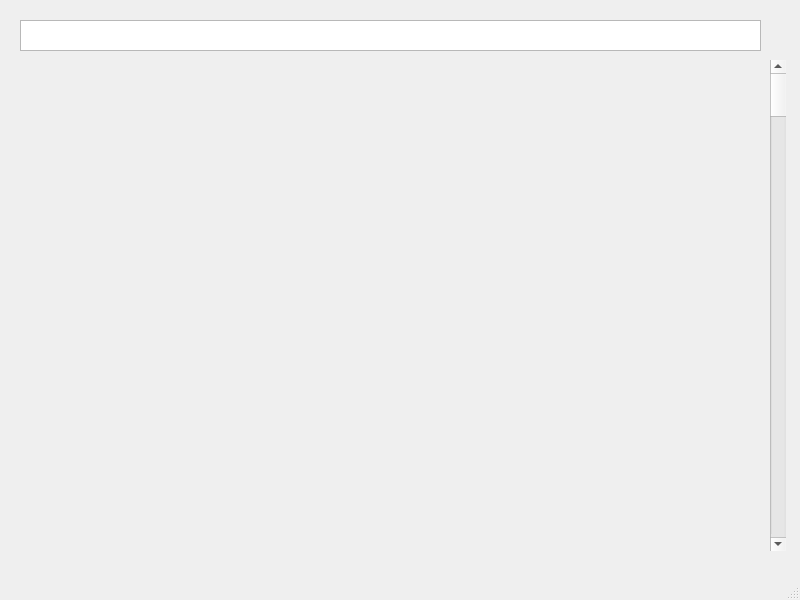
<?xml version="1.0" encoding="UTF-8"?>
<ui version="4.0">
 <class>Recman</class>
 <widget class="QMainWindow" name="Recman">
  <property name="geometry">
   <rect>
    <x>0</x>
    <y>0</y>
    <width>800</width>
    <height>600</height>
   </rect>
  </property>
  <property name="windowTitle">
   <string>Recman</string>
  </property>
  <widget class="QWidget" name="centralwidget">
   <widget class="QWidget" name="verticalLayoutWidget">
    <property name="geometry">
     <rect>
      <x>30</x>
      <y>60</y>
      <width>721</width>
      <height>481</height>
     </rect>
    </property>
    <layout class="QVBoxLayout" name="verticalLayout">
     <property name="bottomMargin">
      <number>0</number>
     </property>
    </layout>
   </widget>
   <widget class="QScrollBar" name="verticalScrollBar">
    <property name="enabled">
     <bool>true</bool>
    </property>
    <property name="geometry">
     <rect>
      <x>770</x>
      <y>60</y>
      <width>16</width>
      <height>491</height>
     </rect>
    </property>
    <property name="font">
     <font>
      <weight>50</weight>
      <italic>false</italic>
      <bold>false</bold>
      <kerning>true</kerning>
     </font>
    </property>
    <property name="orientation">
     <enum>Qt::Vertical</enum>
    </property>
    <property name="invertedAppearance">
     <bool>false</bool>
    </property>
    <property name="invertedControls">
     <bool>true</bool>
    </property>
   </widget>
   <widget class="QTextEdit" name="textEdit">
    <property name="geometry">
     <rect>
      <x>20</x>
      <y>20</y>
      <width>741</width>
      <height>31</height>
     </rect>
    </property>
   </widget>
  </widget>
  <widget class="QMenuBar" name="menubar">
   <property name="geometry">
    <rect>
     <x>0</x>
     <y>0</y>
     <width>800</width>
     <height>30</height>
    </rect>
   </property>
  </widget>
  <widget class="QStatusBar" name="statusbar"/>
 </widget>
 <resources/>
 <connections/>
</ui>
